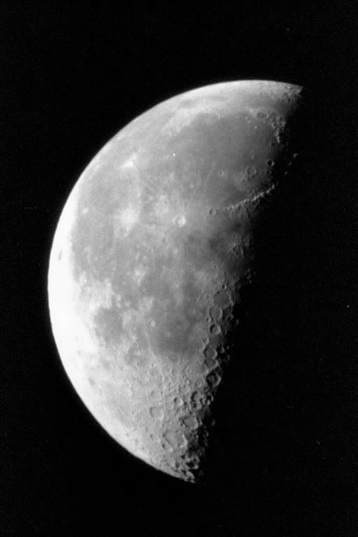
#> input picture 01_PDI/moon.tif, 358 x 537 px
$ jupyter execute --allow-errors LaplacianFilter.ipynb
#> lines starting #> are read from the running program, lines starting #| are printed output that depends on the picture
[cell 1]
from skimage.exposure import rescale_intensity
import numpy as np
import argparse
import cv2

[cell 2]
image = cv2.imread('moon.tif')
#> image is the input picture: shape (537, 358, 3); min 0, max 253, mean 52.9
gray = cv2.cvtColor(image, cv2.COLOR_BGR2GRAY)

[cell 3]
x_kernel = np.array([1, -2, 1])
y_kernel = np.array([[1],
                     [2],
                     [3]])
lap_kernel = x_kernel + y_kernel

[cell 4]
lap_kernel

[cell 5]
def convolve(image, kernel):
    (iH, iW) = image.shape[:2]
#> iH = 537; iW = 358
    (kH, kW) = kernel.shape[:2]
    pad = (kW - 1) // 2
    image = cv2.copyMakeBorder(image, pad, pad, pad, pad,
        cv2.BORDER_REPLICATE)
#> image: shape (539, 360)
    output = np.zeros((iH, iW), dtype="float32")
    for y in np.arange(pad, iH + pad):
        for x in np.arange(pad, iW + pad):
            roi = image[y - pad:y + pad + 1, x - pad:x + pad + 1]
            k = (roi * kernel).sum()
            output[y - pad, x - pad] = k
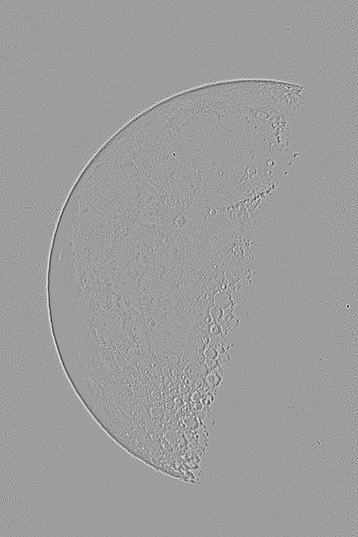
#> output: shape (537, 358) float32; min -168, max 104, mean 0; drawn with min black and max white
    output = rescale_intensity(output, in_range=(0, 255))
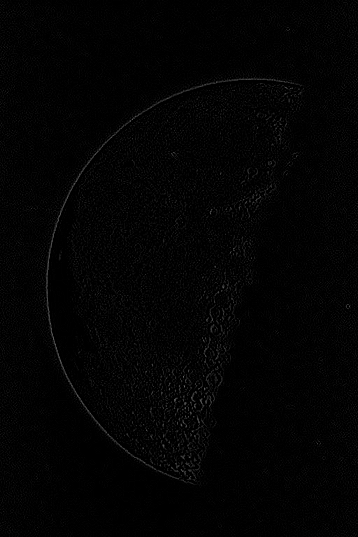
#> output: shape (537, 358) float32; min 0, max 0.408, mean 0.0126
    output = (output * 255).astype("uint8")
    return output

[cell 6]
# construct average blurring kernels used to smooth an image
smallBlur = np.ones((7, 7), dtype="float") * (1.0 / (7 * 7))
largeBlur = np.ones((21, 21), dtype="float") * (1.0 / (21 * 21))

# construct a sharpening filter
sharpen = np.array((
    [0, -1, 0],
    [-1, 5, -1],
    [0, -1, 0]), dtype="int")

# Laplacian kernel
laplacian = np.array((
    [0, 1, 0],
    [1, -4, 1],
    [0, 1, 0]), dtype="int")

# Sobel x-axis kernel
sobelX = np.array((
    [-1, 0, 1],
    [-2, 0, 2],
    [-1, 0, 1]), dtype="int")

# Sobel y-axis kernel
sobelY = np.array((
    [-1, -2, -1],
    [0, 0, 0],
    [1, 2, 1]), dtype="int")

[cell 7]
convoleOutput = convolve(gray, laplacian)
opencvOutput = cv2.filter2D(gray, -1, laplacian)
